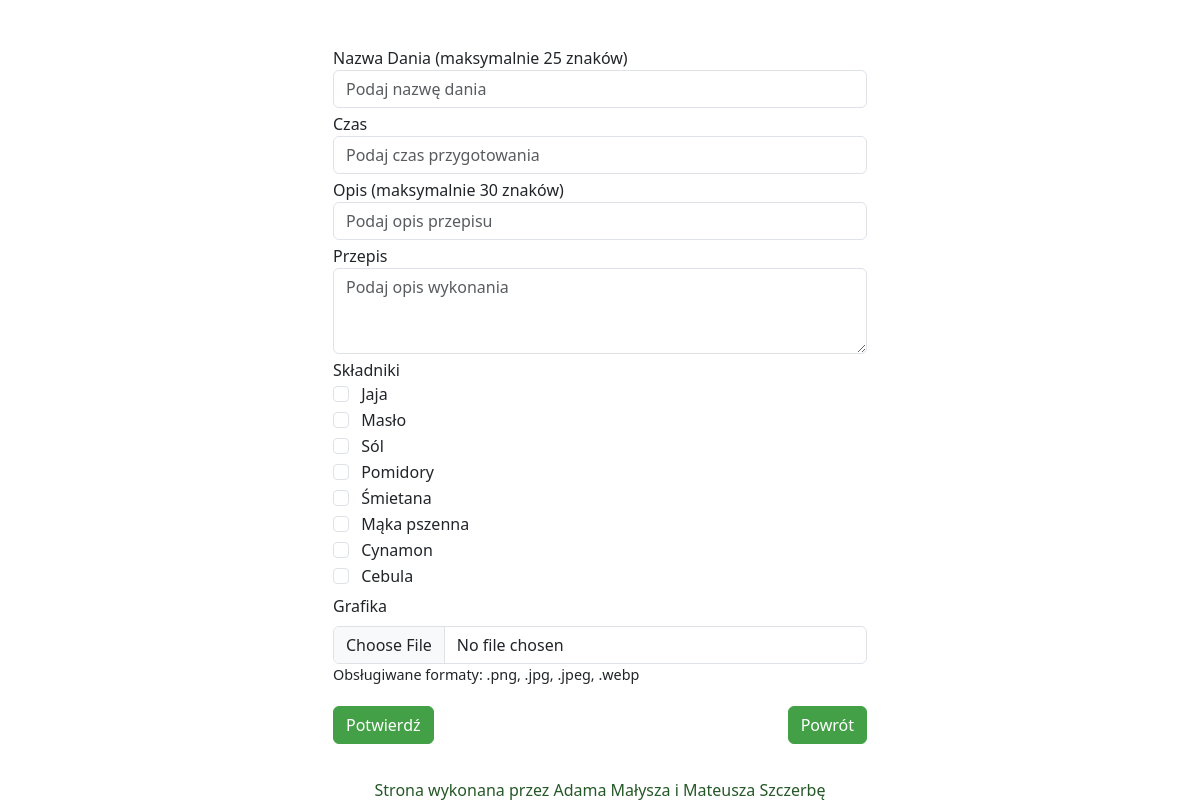
The page /admin/edit/przepis/2 (signed in) on the database its author committed.
### website/models.py (models this page shows)
class Ingredient(db.Model):
    id = db.Column(db.Integer, primary_key=True,autoincrement=True)
    name = db.Column(db.String(100))
    category = db.Column(db.Integer)

### website/admin.py (the view, shortened to what this page needs)
@admin.route('/edit/przepis/<int:id>', methods=['POST', 'GET'])
def editP(id):
    if current_user.is_authenticated:
        if db.session.query(Ingredient).count() >= 1:
            ingredients = db.session.query(Ingredient)
        else:
            ingredients = None
        przepis = Dish.query.filter_by(id=id).first()
        return render_template('editPrzepis.html', przepis=przepis, skladniki=ingredients)
    return redirect('/')

### website/Templates/editPrzepis.html (shortened to what this page needs)
{%extends 'base.html' %}
{% block content %}
<div class="container w-50 admin-50">
       <form method="POST" enctype="multipart/form-data">
              <label for="name">Nazwa Dania (maksymalnie 25 znaków)</label>
              <input type="text" class="mb-1 form-control" id="name" name="name" value="{{przepis.name}}"
                     placeholder="Podaj nazwę dania" required="required" maxlength="25" />
              <label for="czas">Czas</label>
              <input type="text" class="mb-1 form-control" id="czas" name="czas" value="{{przepis.time}}"
                     placeholder="Podaj czas przygotowania" required="required" />
              <label for="opis">Opis (maksymalnie 30 znaków)</label>
              <input type="text" class="mb-1 form-control" id="opis" name="opis" value="{{przepis.description}}"
                     placeholder="Podaj opis przepisu" required="required" maxlength="30" />
              <label for="przepis">Przepis</label>
              <textarea class="mb-1 form-control" id="przepis" name="przepis" required="required"
                     placeholder="Podaj opis wykonania" rows="3">{{przepis.recipe}}</textarea>
              <label for="lista">Składniki</label>
              {% for skladnik in skladniki %}
              <div class="form-check">
                     {% if skladnik.id|string in przepis.ListaSkladnikow %}
                     <input class="form-check-input" type="checkbox" value="{{skladnik.id}}" id="lista" name="lista"
                            checked>
                     {% else %}
                     <input class="form-check-input" type="checkbox" value="{{skladnik.id}}" id="lista" name="lista">
                     {% endif %}
                     {{skladnik.name}}</label>
              </div>
              {% endfor %}
              <label for="formFile" class="mt-1 form-label">Grafika</label>
              <input class="form-control" type="file" id="grafika" name="grafika"
                     accept="image/png, image/jpg, image/jpeg, image/webp">
              <p style="font-size: 0.9rem;">Obsługiwane formaty: .png, .jpg, .jpeg, .webp</p>
              <div class="row">
                     <div class="col-6">
                            <button type="submit" class="mt-1 btn btn-primary">Potwierdź</button>
                     </div>
       </form>
       <div class="col-6">
              <a class="mt-1 btn btn-primary btn-return float-end" role="button" href="/admin">Powrót</a>
       </div>
</div>
{% endblock %}

### website/static/css/styles.css (style rules this page uses)
body { background-color: #ffffff; padding-bottom: 5vh; }
.btn-primary { --bs-btn-bg: #43a047; --bs-btn-border-color: #43a047; --bs-btn-hover-bg: #3b8e3f; --bs-btn-hover-border-color: #347c37; --bs-btn-active-bg: #347c37; --bs-btn-active-border-color: #2c6a2f; --bs-btn-disabled-bg: #43a047; --bs-btn-disabled-border-color: #43a047; }
.admin-25, .admin-50, .admin-75 { height: auto; display: block; }
.admin-50, .admin-75 { margin: 2% auto; }

### rows shown on the page
Ingredient: name "Jaja"
Ingredient: name "Masło"
Ingredient: name "Sól"
Ingredient: name "Pomidory"
Ingredient: name "Śmietana"
Ingredient: name "Mąka pszenna"
Ingredient: name "Cynamon"
Ingredient: name "Cebula"
